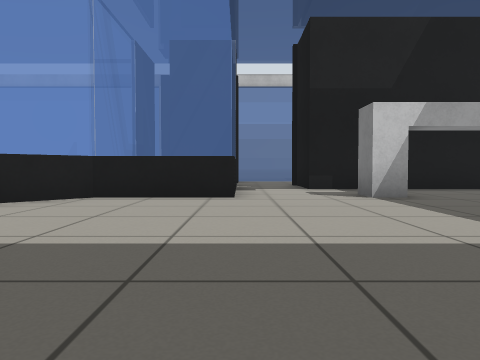
view 1 (above)

24 first-person views from a walk through a world built for the Gazebo simulator. The camera is 0.5 m above the floor, tilts 2° down and sees 70° across. The floor is counted in squares, 1 m on a side. Each view is taken from the middle of a square. On the plan, view 1 faces up. The plan holds only what a view shows up to about 9 squares ahead; the rest is blank. The place goes on beyond the plan.

view 2
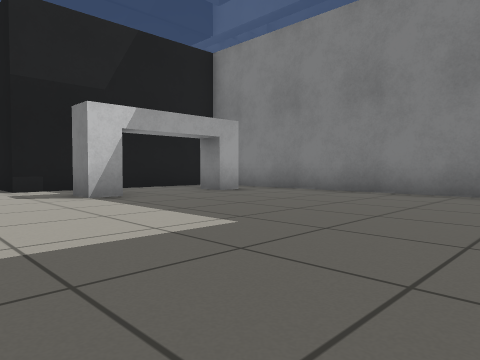

view 3
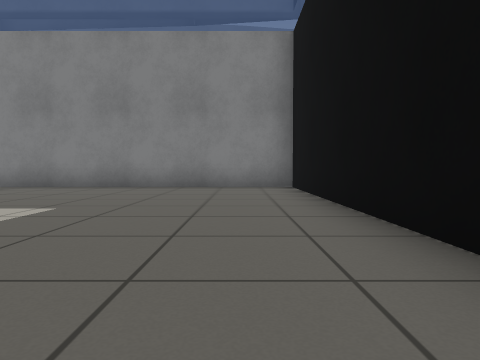

view 4
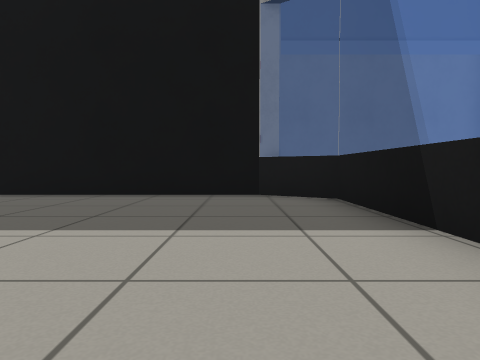

view 5
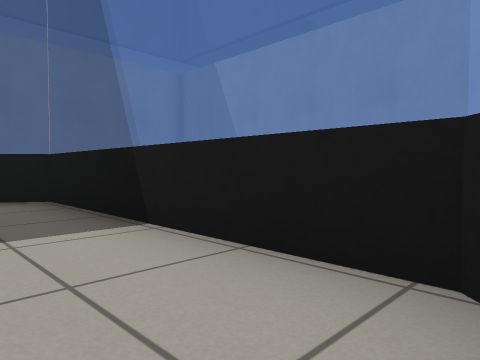

view 6
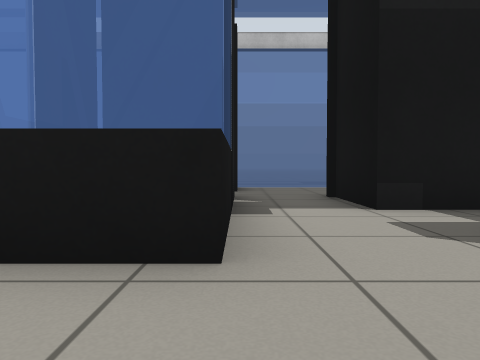

view 7
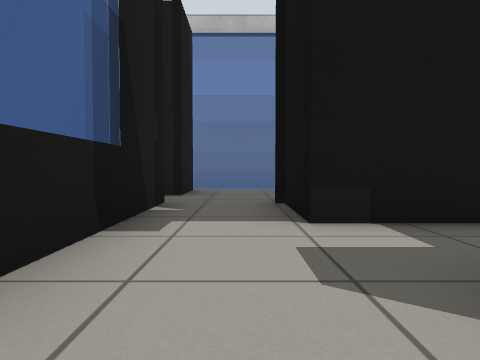

view 8
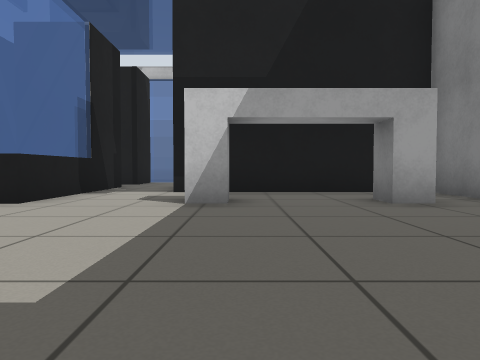

view 9
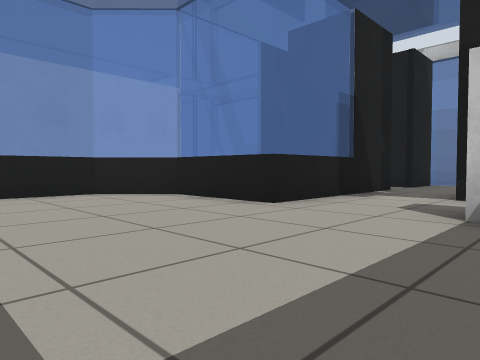

view 10
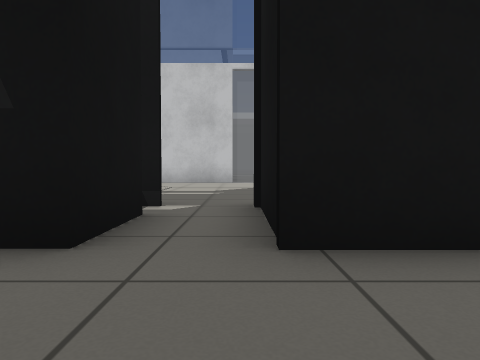

view 11
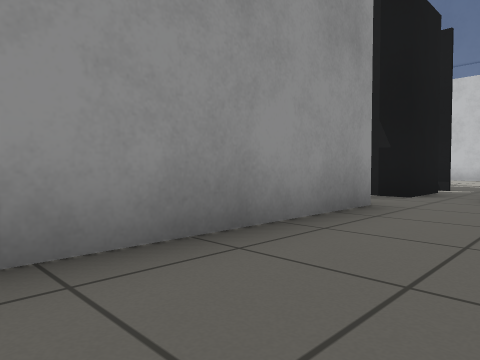

view 12
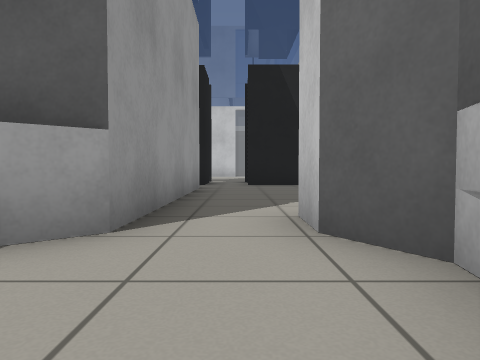

view 13
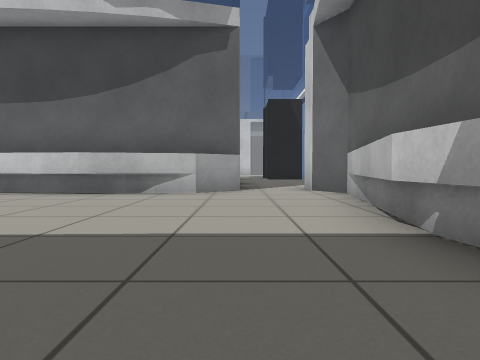

view 14
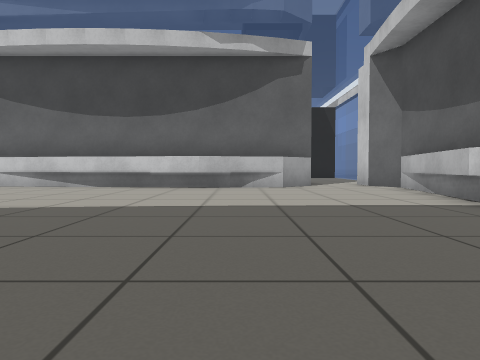

view 15
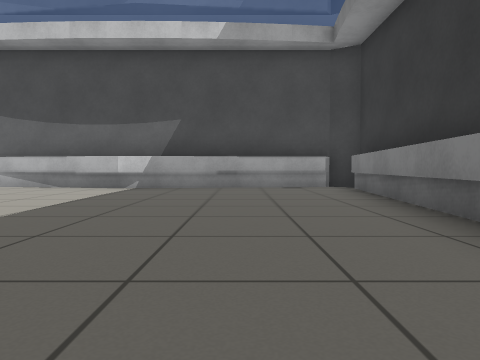

view 16
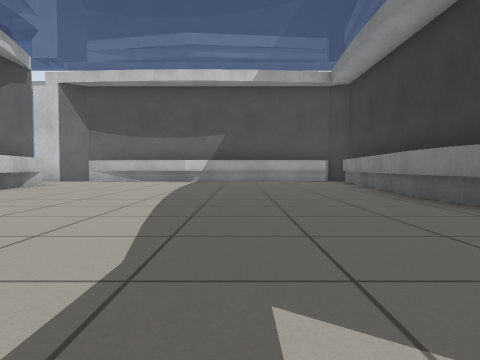

view 17
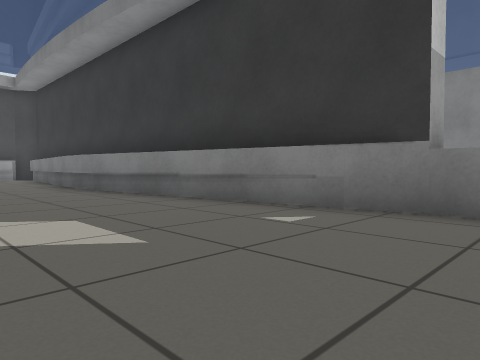

view 18
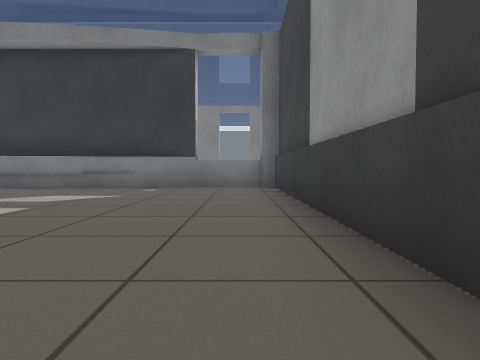

view 19
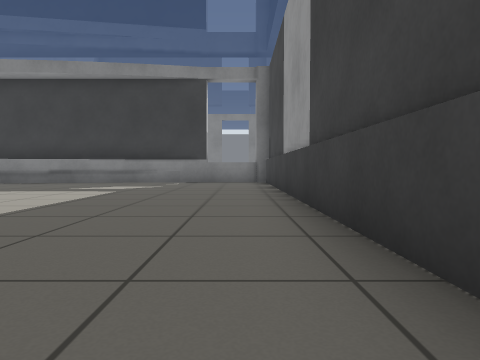

view 20
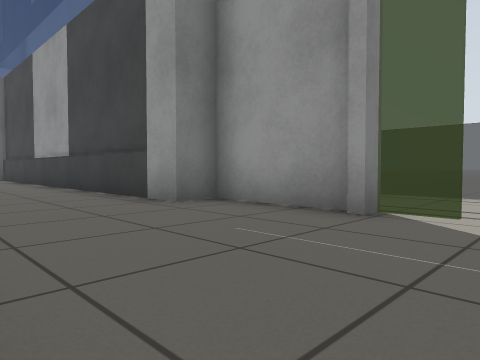

view 21
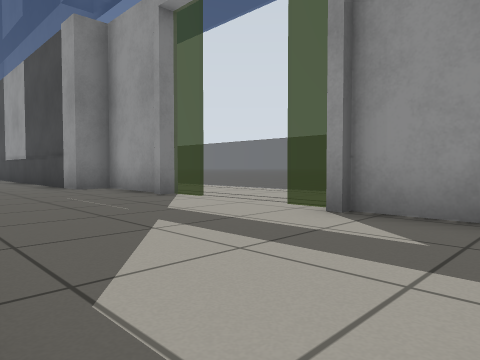

view 22
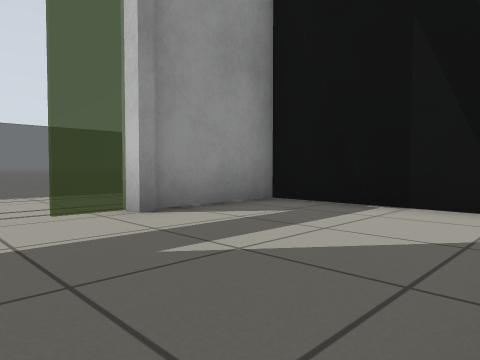

view 23
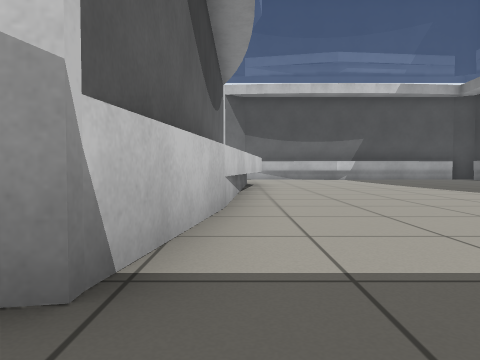

view 24
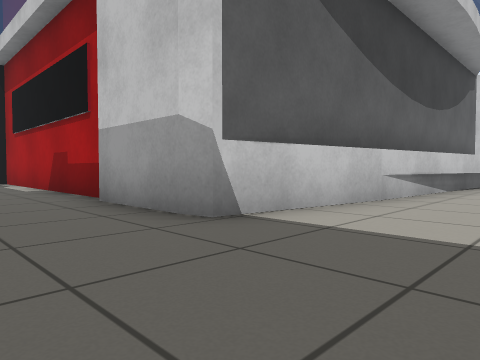

### Floor plan
Key: @ floor where view 1 was taken; # wall or solid block; . floor; = window, fence, low wall or low ledge; T thing the floor can be seen under or through.
Columns run from 9 left of view 1 to 18 right of it. Each row starts with its distance up from view 1.
 14          ...
 13          ===
 12          #......########==##
 11   ....TTTT.................#
 10   ....TTT#.######..........=
  9   ... ####.#######.........=
  8       ==#=.#######.........=
  7       ==#=......##........==
  6      #====..TTT.##........==
  5      #=.........##........#=
  4 #    #..........##........#=
  3 #    #..........#=........==
  2 #    =..........#=........==
  1 #    #..........#=.........=
  0 #    #...@......#..........=
 -1      ==########.#..........#
 -2       #.......###..........#
 -3       #....................=
 -4       #....................=
 -5       #........#############
 -6      #####=.=###
 -7         .......
 -8          = ===
 -9         .......
-10        .... ...
-11        ...   ..
-12         ..   ..

Where each view was taken, in squares from view 1:
view 1: 0 up, 0 right, facing up
view 2: 0 up, 0 right, facing up-right
view 3: 0 up, 2 left, facing right
view 4: 5 up, 2 left, facing down
view 5: 5 up, 2 left, facing down-left
view 6: 4 up, 0 right, facing up
view 7: 5 up, 1 right, facing up
view 8: 1 up, 3 right, facing up
view 9: 2 up, 3 right, facing up-left
view 10: 11 up, 2 right, facing left
view 11: 12 up, 6 right, facing down-left
view 12: 11 up, 10 right, facing left
view 13: 10 up, 15 right, facing left
view 14: 8 up, 17 right, facing left
view 15: 3 up, 15 right, facing up
view 16: 1 down, 14 right, facing up
view 17: 4 down, 14 right, facing up-right
view 18: 4 down, 9 right, facing right
view 19: 4 down, 6 right, facing right
view 20: 2 down, 2 right, facing down-right
view 21: 2 down, 2 left, facing down-right
view 22: 2 down, 2 right, facing down-left
view 23: 3 down, 8 right, facing up
view 24: 4 down, 10 right, facing up-left
